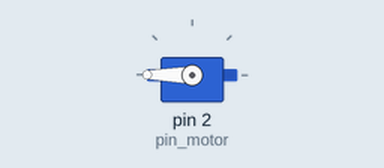
The sketch below on a simulated Arduino Uno, built with avr-gcc and run on an emulated ATmega328P. On the bench: servo.

Above: at 0.05 s.
At 3.0 s:
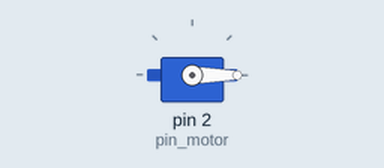
At 6.0 s:
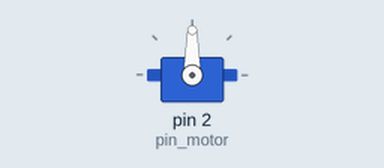
Timing chart, 0 to 7.8 s (numbered marks = the images above):
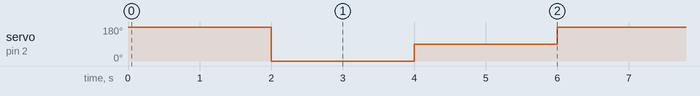

The sketch:

Servo_360.ino
```cpp
#include <Servo.h>
#define pin_motor 2
Servo motor;

int Frente(int frente);
int Tras(int tras);
int Parado(int parado);

void setup() {
  motor.attach(pin_motor);


}

void loop()
{

  Frente(180);
  delay(2000);
  Tras(0);
  delay(2000);
  Parado(90);
  delay(2000);

}
int Frente(int frente)
{
  frente = 180;
  motor.write(frente);
}

int Tras(int tras)
{
  tras = 0;
  motor.write(tras);
}

int Parado(int parado)
{
  parado = 90;
  motor.write(parado);
}
```

Measured:
- by itself, servo on pin 2 (pin_motor): repeats every 6.0 s: 90° 2.0 s, 180° 2.0 s, 0° 2.0 s
